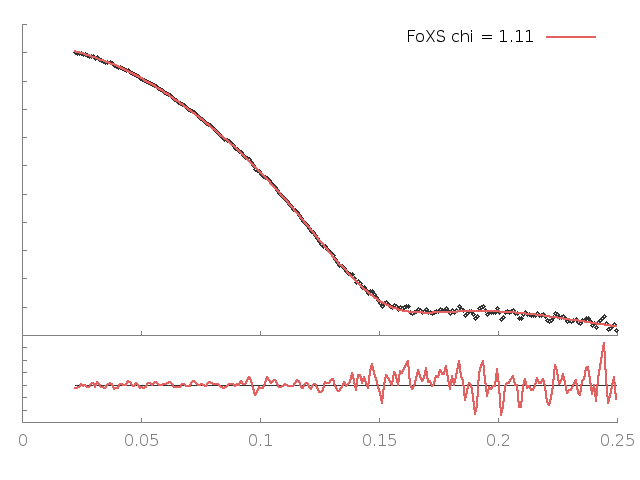

Write gnuplot code to recreate this figure.
set terminal png enhanced; set output "23908.B99990145_23908_merge2_q25.png";
set lmargin 2; set rmargin 2;set multiplot
set origin 0,0;set size 1,0.3; set tmargin 0; set bmargin 3;set ylabel '';set format y '';set xtics nomirror;set ytics nomirror; set border 3
set style line 11 lc rgb '#808080' lt 1;set border 3 back ls 11;f(x)=1
plot f(x) notitle lc rgb '#333333', '23908.B99990145_23908_merge2_q25.dat' u 1:($2/$3) notitle w lines lw 2.5 lc rgb '#e26261'
set origin 0,0.3;set size 1,0.69; set bmargin 0; set tmargin 1;set xlabel ''; set format x ''; set ylabel '';
plot '23908.B99990145_23908_merge2_q25.dat' u 1:2 thru log(y) notitle lc rgb '#333333' pt 6 ps 0.8, '23908.B99990145_23908_merge2_q25.dat' u 1:3 thru log(y) t 'FoXS chi = 1.11' w lines lw 2.5 lc rgb '#e26261'
unset multiplot
reset
